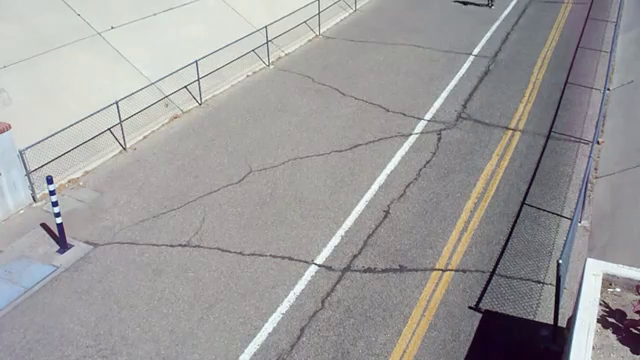
#> input picture frame 73 of video2.mp4, 640 x 360 px
$ python video.py
#> lines starting #> are read from the running program, lines starting #| are printed output that depends on the picture; long printed decimals are rounded
"""
Simply display the contents of the webcam with optional mirroring using OpenCV
via the new Pythonic cv2 interface.  Press <esc> to quit.
"""

import cv2
import time

class video:

    def show_webcam(self,mirror=False):
#> called with mirror = True
        hog = cv2.HOGDescriptor()
        hog.setSVMDetector(cv2.HOGDescriptor_getDefaultPeopleDetector())
        cap = cv2.VideoCapture("video2.mp4")
        isDone = False
        while True:
            r, frame = cap.read()
#> frame is the input picture: shape (360, 640, 3); mean B, G, R 155.9, 156, 157.6
            if r:
                start_time = time.time()
                frame = cv2.resize(frame,(1280, 720)) # Downscale to improve frame rate
#> frame: shape (720, 1280, 3)
                gray_frame = cv2.cvtColor(frame, cv2.COLOR_RGB2GRAY) # HOG needs a grayscale image
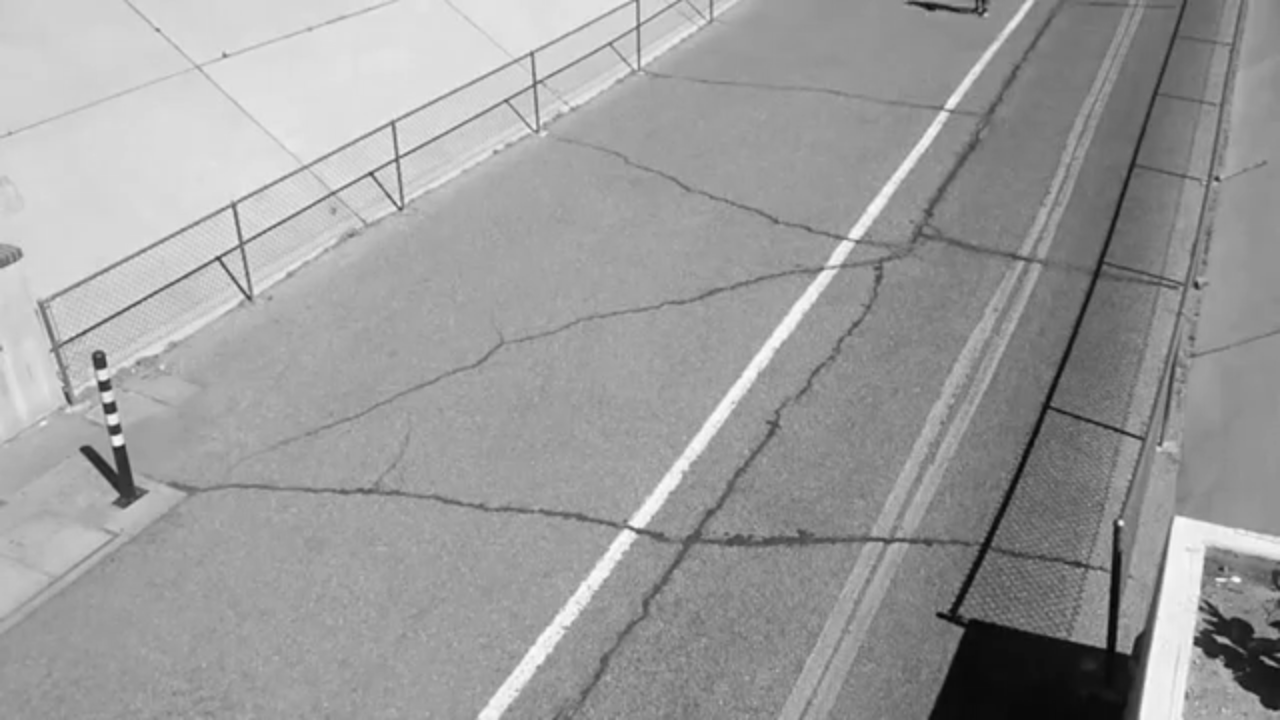
#> gray_frame: shape (720, 1280); min 2, max 252, mean 156.2

                rects, weights = hog.detectMultiScale(gray_frame)
#> rects = (); weights = ()
                if(len(rects)==2):
                    isDone = True
                    break
                print("Rects",len(rects)," Weights",weights)
#| Rects 0  Weights ()
                # Measure elapsed time for detections
                end_time = time.time()
                print("Elapsed time:", end_time-start_time)

                for i, (x, y, w, h) in enumerate(rects):
                    if weights[i] < 0.7:
                        continue
                    cv2.rectangle(frame, (x,y), (x+w,y+h),(0,255,0),2)
#> this loop made 0 passes

                cv2.imshow("preview", frame)
            k = cv2.waitKey(1)
#> (key q is pressed here)
           # if k & 0xFF == ord("q"): # Exit condition
            #    break
            if(isDone):
                break

    def main(self):
        self.show_webcam(mirror=True)


if __name__ == '__main__':

    vid = video()
    vid.main()

$ run again, starting later in the video
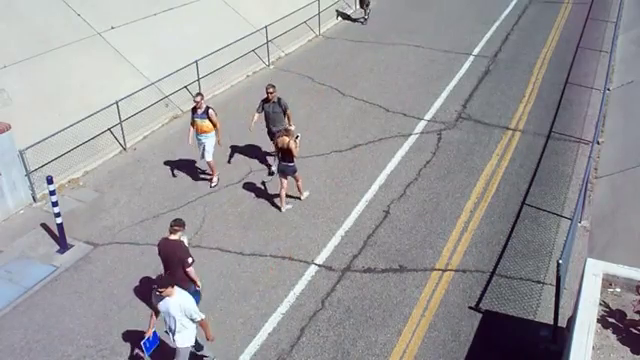
#> input picture frame 329 of video2.mp4, 640 x 360 px
#> in show_webcam, frame is the input picture: shape (360, 640, 3); mean B, G, R 155, 152.3, 153.6
#> frame: shape (720, 1280, 3)
#> in show_webcam, `gray_frame = cv2.cvtColor(frame, cv2.COLOR_RGB2GRAY)`:
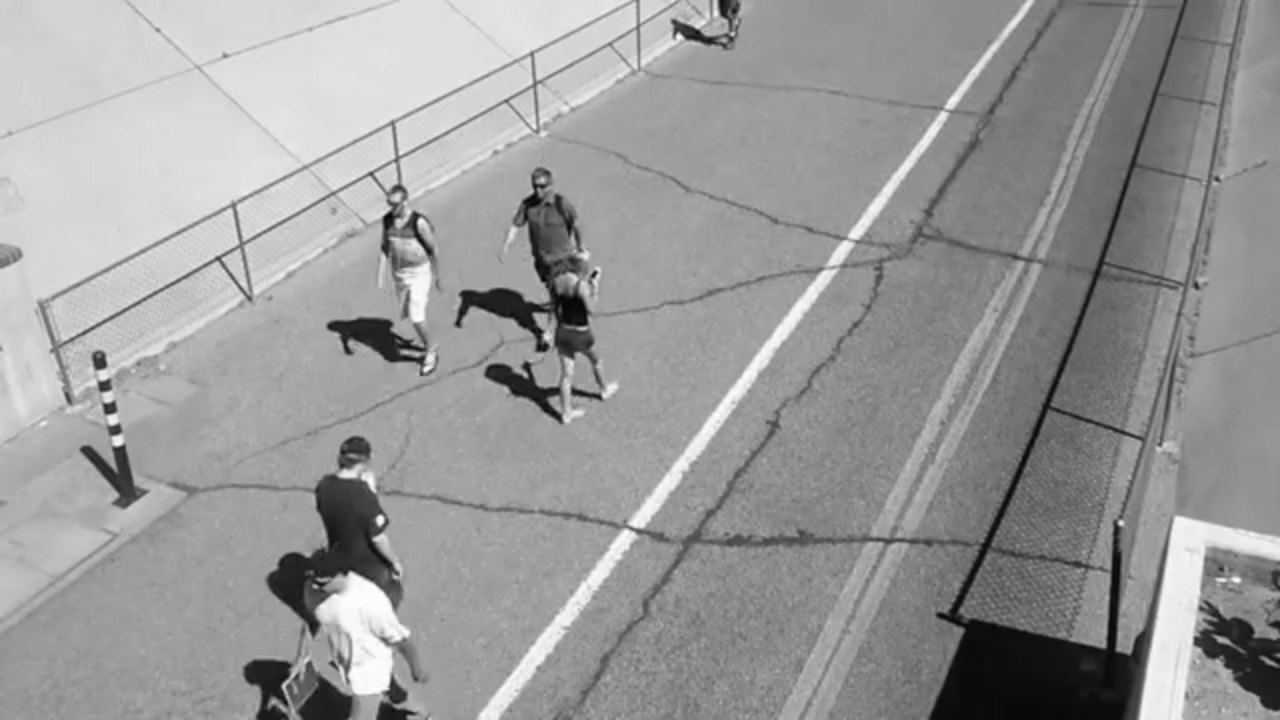
#> gray_frame: shape (720, 1280); min 2, max 255, mean 153.3
#> rects = [[363, 177, 100, 199], [518, 235, 107, 213]]; weights = [0.423, 0.963]

$ run again, starting later in the video
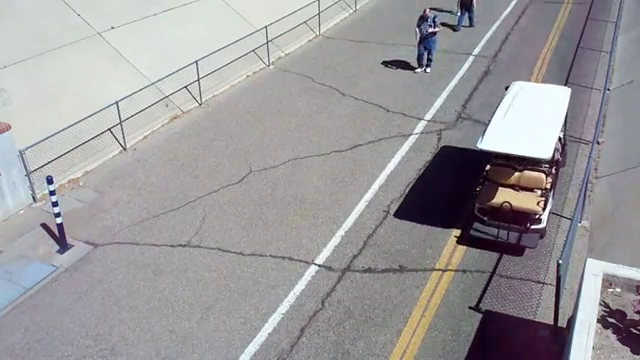
#> input picture frame 586 of video2.mp4, 640 x 360 px
#> in show_webcam, frame is the input picture: shape (360, 640, 3); mean B, G, R 155.6, 153.6, 155.5
#> in show_webcam, `gray_frame = cv2.cvtColor(frame, cv2.COLOR_RGB2GRAY)`:
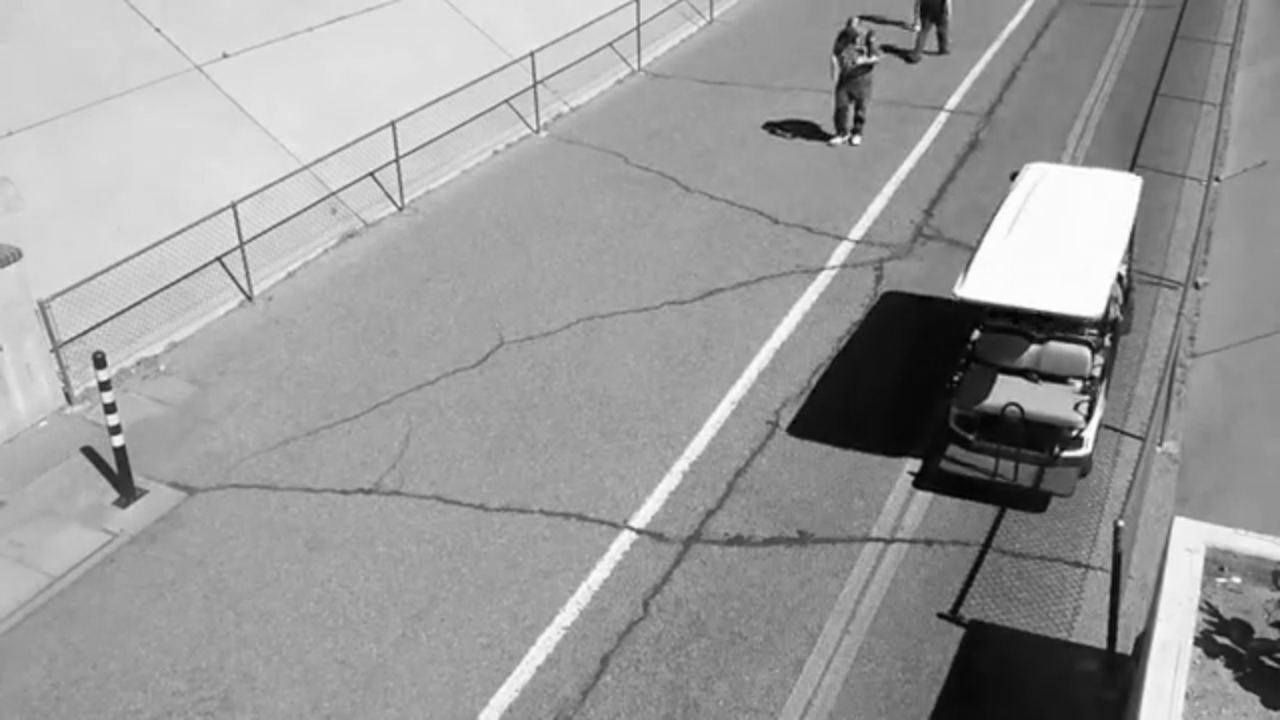
#> gray_frame: shape (720, 1280); min 3, max 255, mean 154.4
#> rects = [[810, 8, 78, 156]]; weights = [1.51]
#| Rects 1  Weights [1.508]
#> the loop in show_webcam, `for i, (x, y, w, h) in enumerate(rects):` made 1 pass
#> after the loop in show_webcam, `for i, (x, y, w, h) in enumerate(rects):`:
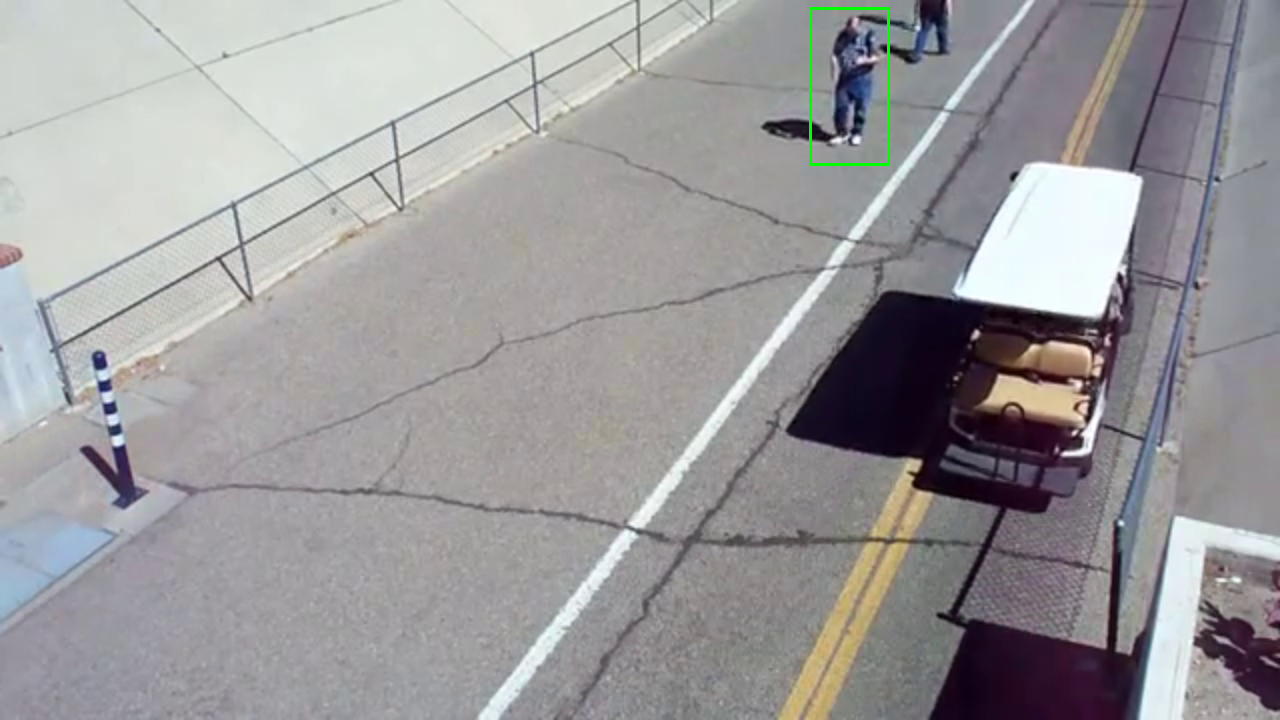
#> frame: shape (720, 1280, 3); mean B, G, R 155.3, 153.7, 155.2
